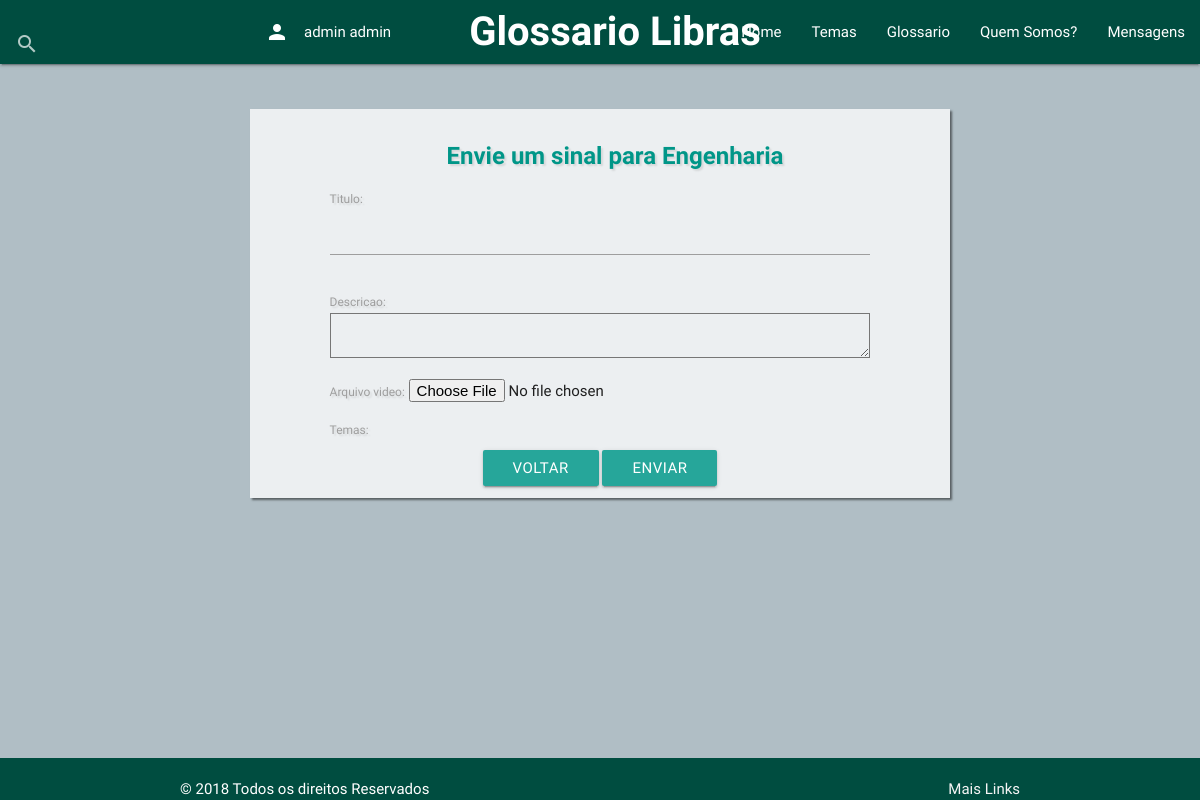
Screenshot of /Glossario/1/enviar-sinal/ (signed in) with the database file from the repository.
### Glossario/models.py (models this page shows, shortened)
class Perfil(models.Model):
    user = models.OneToOneField(User, on_delete=models.CASCADE, null=True)
    nome = models.CharField(max_length=255, null=False)
    sobrenome = models.CharField(max_length=255, null=True)
    curso = models.CharField(max_length=255, null=True)
    universidade = models.CharField(max_length=255, null=True)
    glossarios_responsavel = models.ManyToManyField(Glossario, related_name='responsavel', null=True, blank=True)
    glossarios = models.ManyToManyField(Glossario, related_name='membro', null=True, blank=True)

class Glossario(models.Model):
    titulo = models.CharField(max_length=200)
    pai = models.ForeignKey("self", on_delete=models.CASCADE, default=None, blank=True, null=True)
    postado = models.BooleanField(default=False)

class Tema(models.Model):
    titulo = models.CharField(max_length=200)
    pai = models.ForeignKey("self", on_delete=models.CASCADE, default=None, blank=True, null=True)
    postado = models.BooleanField(default=False)
    def __str__(self):
        return self.titulo;

### Glossario/views.py (the view)
# urls.py: path('<int:glossario_id>/enviar-sinal/', views.enviar_sinal, name='enviar-sinal'),
@login_required
def enviar_sinal(request, glossario_id):
    user_logado_id = request.user.id
    perfis = Perfil.objects.all()
    perfil_logado = Perfil.objects.get( user=user_logado_id )
    if request.method == "POST":
        glossario = Glossario.objects.get(pk=glossario_id)
        formulario = FormularioSinal(request.POST, request.FILES)
        if formulario.is_valid():
            sinal = formulario.save(commit=False)
            sinal.glossario = glossario
            sinal.save()
            return redirect('conteudo-glossario', glossario.id)
        else:
            context = {'glossario': glossario,
                       'perfil_logado': perfil_logado,
                       'formulario': formulario}
            return render(request, 'Glossario/enviar-sinal.html', context)
    else:
        glossario = Glossario.objects.get(pk=glossario_id)
        formulario = FormularioSinal()
        context = {'glossario': glossario,
                   'perfil_logado': perfil_logado,
                   'formulario': formulario}
        return render(request, 'Glossario/enviar-sinal.html', context)

### Glossario/forms.py
class FormularioSinal(forms.ModelForm):
    class Meta:
        model  = Sinal
        fields = ('titulo', 'descricao', 'arquivo_video', 'temas')

### Glossario/templates/Glossario/enviar-sinal.html (shortened to what this page needs)
{% extends 'Glossario/base.html' %}
 {% block content %}
<br></br>
<div class="row container center unidades" >
	<div class="col l10 push-l1 ">
		<h3> Envie um sinal para {{ glossario.titulo }}</h3>
		<form enctype="multipart/form-data" method="POST">
    		{{ formulario.as_p }}
    		<button class="waves-effect waves-light btn color #01579b" type="submit" nome="voltar" onclick='history.go(-1)' >Voltar</button>
   		 	<button class="waves-effect waves-light btn color #01579b"  type="submit" name="enviar">Enviar</button>
		</form>
	</div>
</div>
{% endblock %}

### Glossario/templates/Glossario/base.html (shortened to what this page needs)
{% load staticfiles %}
<!DOCTYPE html>
<html lang= "pt-br">
	<head>
		<link rel="stylesheet" type="text/css" href="../../static/Glossario/css/materialize.css">
		<link rel="stylesheet" type="text/css" href="../../static/Glossario/css/stilo-trabalho.css"/>
	</head>
   	<body>
   	<nav class="teal darken-4">
		<div class="nav-wrapper col 9">
			<a href="http://localhost:8000/" class="brand-logo center" id= "topo" >Glossario Libras</a>
			<ul id="nav-mobile" class="right hide-on-med-and-down">
		        <li><a href="http://localhost:8000/"> Home </a></li>
		        <li><a href="http://localhost:8000/conteudo-categorias-temas/"> Temas </a></li>
		        <li><a href="http://localhost:8000/conteudo-categorias-glossarios/"> Glossario </a></li>
		        <li><a href="#"> Quem Somos? </a></li>
		        <li><a href="">Mensagens</a></li>
		    </ul>
			<form>
                <div class="left input-field" action="http://localhost:8000/resultado-pesquisa/">
                    <input  id="search" type="search" required>
                    <label  class="label-icon" for="search"><i class="material-icons">search</i></label>
                    <i class="material-icons">close</i>
                </div>
	            {%  if user.is_authenticated  %}
	    			<ul class="left hide-on-med-and-down">
	        			<li><a type="button"  id="MostrarEsconderMensagem">{{ perfil_logado.nome }} {{ perfil_logado.sobrenome }}<i class="material-icons left">person</i></a></li>
	           		</ul>
	            {% else %}
	            	<ul class="left hide-on-med-and-down">
	        			<li><a class="waves-effect waves-light btn" href="http://localhost:8000/Usuarios/login/">Fazer Login</a></li>
	            	</ul>
	            {% endif %}
            </form>
   	  	</div>
	</nav>
	<div >
		{% block content %}
		{% endblock %}
	</div>
		    <footer class="page-footer teal darken-4" >
		              <div class="col l12">
		              <div class="container ">© 2018 Todos os direitos Reservados<a class="grey-text text-lighten-4 right" href="#!">Mais Links</a>
		            </div>
		          </div>
		    </footer>
  	</body>
 </html>

### Glossario/static/Glossario/css/stilo-trabalho.css (style rules this page uses)
footer { position: fixed; left: 0; bottom: 0; width: 100%; }
body { background-color: #b0bec5; }
.unidades { padding: 1%; width: 700px; background-color: #eceff1; text-shadow: 2px 2px 2px rgba(0,0,0,0.1); box-shadow: 2px 2px 2px rgba(0,0,0,0.5); }
#topo { font-size: 40px; text-indent: 30px; font-weight: bold; color: white; }
h3 { font-size: 24px; text-indent: 30px; font-weight: bold; color: #009688; }

### rows the page displays
Perfil: nome "admin", sobrenome "admin"
Glossario: titulo "Engenharia"
